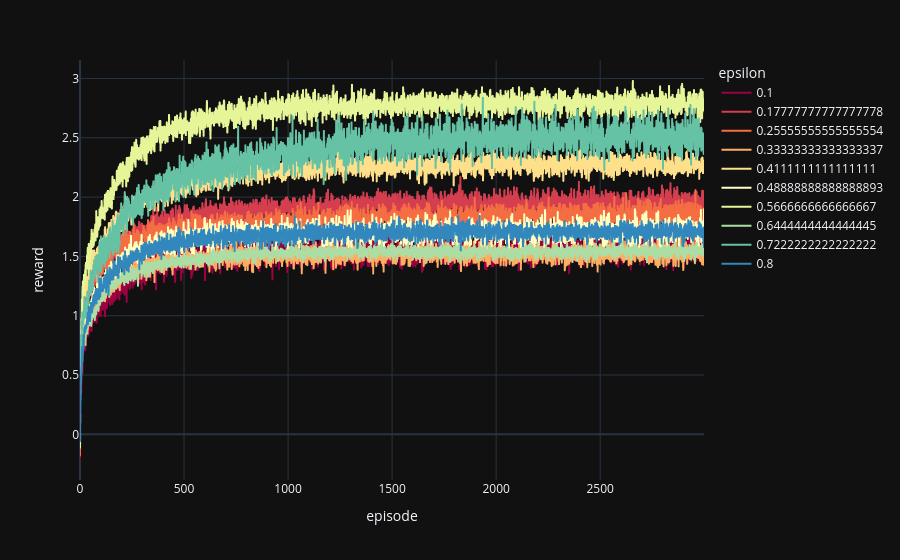

Notebook code for this chart:
### Code cell
fig = px.line(data_frame=results,
        x='episode',
        y='reward',
        color='epsilon',
        color_discrete_sequence=px.colors.diverging.Spectral)
fig.update_layout(template='plotly_dark')
fig.show()

### Figure 1 — Plotly figure (JSON) as saved in the notebook; plotly's stock layout.template omitted (floating-point values rounded to 4 significant figures; data arrays with more than 128 entries replaced by an {"elided": "..."} marker saying what was removed)
{"data": [{"hovertemplate": "epsilon=0.1<br>episode=%{x}<br>reward=%{y}<extra></extra>", "legendgroup": "0.1", "line": {"color": "rgb(158,1,66)", "dash": "solid"}, "marker": {"symbol": "circle"}, "mode": "lines", "name": "0.1", "showlegend": true, "type": "scattergl", "x": {"elided": "3000 int values"}, "xaxis": "x", "y": {"elided": "3000 float values"}, "yaxis": "y"}, {"hovertemplate": "epsilon=0.17777777777777778<br>episode=%{x}<br>reward=%{y}<extra></extra>", "legendgroup": "0.17777777777777778", "line": {"color": "rgb(213,62,79)", "dash": "solid"}, "marker": {"symbol": "circle"}, "mode": "lines", "name": "0.17777777777777778", "showlegend": true, "type": "scattergl", "x": {"elided": "3000 int values"}, "xaxis": "x", "y": {"elided": "3000 float values"}, "yaxis": "y"}, {"hovertemplate": "epsilon=0.25555555555555554<br>episode=%{x}<br>reward=%{y}<extra></extra>", "legendgroup": "0.25555555555555554", "line": {"color": "rgb(244,109,67)", "dash": "solid"}, "marker": {"symbol": "circle"}, "mode": "lines", "name": "0.25555555555555554", "showlegend": true, "type": "scattergl", "x": {"elided": "3000 int values"}, "xaxis": "x", "y": {"elided": "3000 float values"}, "yaxis": "y"}, {"hovertemplate": "epsilon=0.33333333333333337<br>episode=%{x}<br>reward=%{y}<extra></extra>", "legendgroup": "0.33333333333333337", "line": {"color": "rgb(253,174,97)", "dash": "solid"}, "marker": {"symbol": "circle"}, "mode": "lines", "name": "0.33333333333333337", "showlegend": true, "type": "scattergl", "x": {"elided": "3000 int values"}, "xaxis": "x", "y": {"elided": "3000 float values"}, "yaxis": "y"}, {"hovertemplate": "epsilon=0.4111111111111111<br>episode=%{x}<br>reward=%{y}<extra></extra>", "legendgroup": "0.4111111111111111", "line": {"color": "rgb(254,224,139)", "dash": "solid"}, "marker": {"symbol": "circle"}, "mode": "lines", "name": "0.4111111111111111", "showlegend": true, "type": "scattergl", "x": {"elided": "3000 int values"}, "xaxis": "x", "y": {"elided": "3000 float values"}, "yaxis": "y"}, {"hovertemplate": "epsilon=0.48888888888888893<br>episode=%{x}<br>reward=%{y}<extra></extra>", "legendgroup": "0.48888888888888893", "line": {"color": "rgb(255,255,191)", "dash": "solid"}, "marker": {"symbol": "circle"}, "mode": "lines", "name": "0.48888888888888893", "showlegend": true, "type": "scattergl", "x": {"elided": "3000 int values"}, "xaxis": "x", "y": {"elided": "3000 float values"}, "yaxis": "y"}, {"hovertemplate": "epsilon=0.5666666666666667<br>episode=%{x}<br>reward=%{y}<extra></extra>", "legendgroup": "0.5666666666666667", "line": {"color": "rgb(230,245,152)", "dash": "solid"}, "marker": {"symbol": "circle"}, "mode": "lines", "name": "0.5666666666666667", "showlegend": true, "type": "scattergl", "x": {"elided": "3000 int values"}, "xaxis": "x", "y": {"elided": "3000 float values"}, "yaxis": "y"}, {"hovertemplate": "epsilon=0.6444444444444445<br>episode=%{x}<br>reward=%{y}<extra></extra>", "legendgroup": "0.6444444444444445", "line": {"color": "rgb(171,221,164)", "dash": "solid"}, "marker": {"symbol": "circle"}, "mode": "lines", "name": "0.6444444444444445", "showlegend": true, "type": "scattergl", "x": {"elided": "3000 int values"}, "xaxis": "x", "y": {"elided": "3000 float values"}, "yaxis": "y"}, {"hovertemplate": "epsilon=0.7222222222222222<br>episode=%{x}<br>reward=%{y}<extra></extra>", "legendgroup": "0.7222222222222222", "line": {"color": "rgb(102,194,165)", "dash": "solid"}, "marker": {"symbol": "circle"}, "mode": "lines", "name": "0.7222222222222222", "showlegend": true, "type": "scattergl", "x": {"elided": "3000 int values"}, "xaxis": "x", "y": {"elided": "3000 float values"}, "yaxis": "y"}, {"hovertemplate": "epsilon=0.8<br>episode=%{x}<br>reward=%{y}<extra></extra>", "legendgroup": "0.8", "line": {"color": "rgb(50,136,189)", "dash": "solid"}, "marker": {"symbol": "circle"}, "mode": "lines", "name": "0.8", "showlegend": true, "type": "scattergl", "x": {"elided": "3000 int values"}, "xaxis": "x", "y": {"elided": "3000 float values"}, "yaxis": "y"}], "layout": {"legend": {"title": {"text": "epsilon"}, "tracegroupgap": 0}, "margin": {"t": 60}, "xaxis": {"anchor": "y", "domain": [0, 1], "title": {"text": "episode"}}, "yaxis": {"anchor": "x", "domain": [0, 1], "title": {"text": "reward"}}}}
